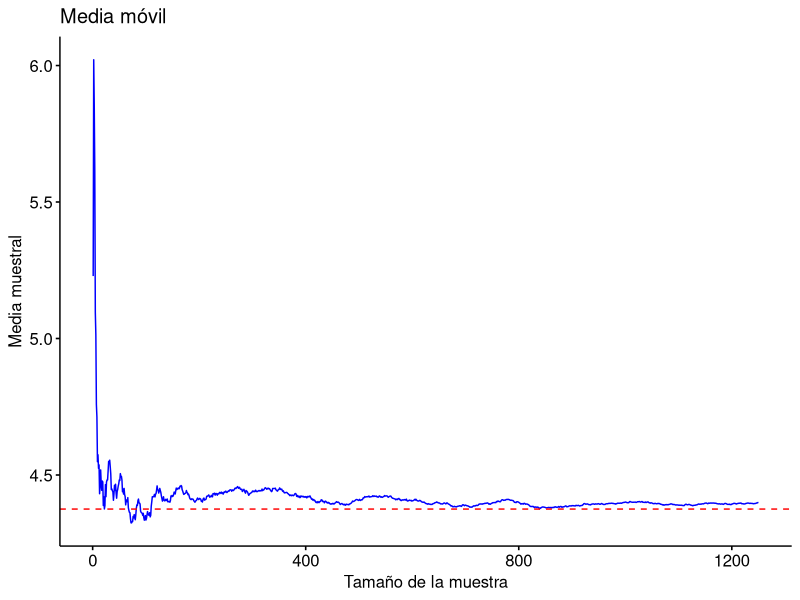
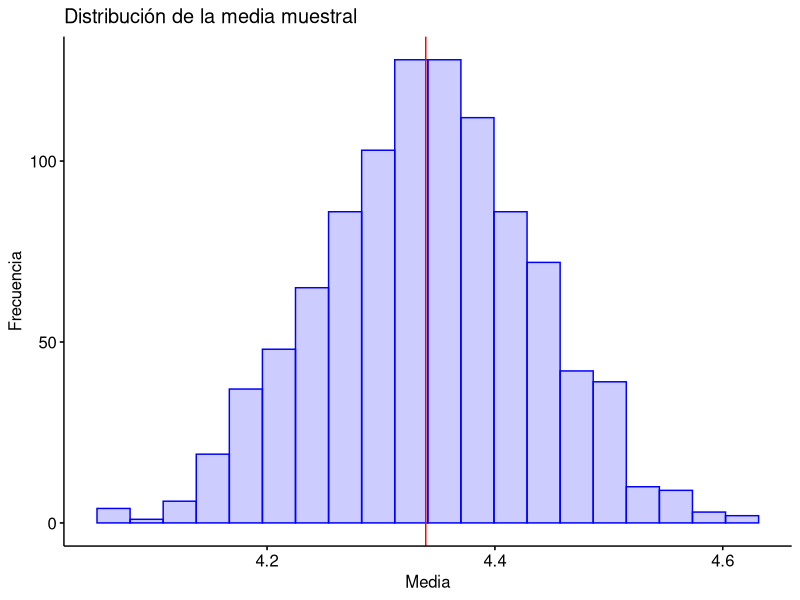
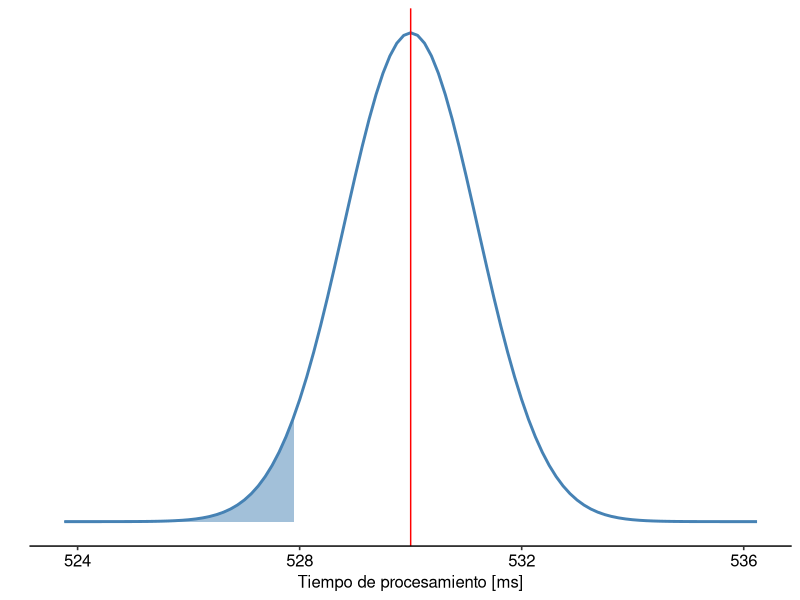

Here is the R script that generated these plots, in order: (Note: this script raises an error after producing the figures.)
 library(ggpubr) 
 library(ggplot2)
 # Establecer la semilla para generar números aleatorios.
 set.seed(9437)
 # Generar aleatoriamente una población de tamaño 1500
 # (en este caso, con una distribución cercana a la normal).
 poblacion <- rnorm(n = 1500, mean = 4.32, sd = 0.98)
  # Calcular la media de la población.
  media_poblacion <- mean(poblacion)
  cat("Media de la población:", media_poblacion, "\n")
  # Tomar una muestra de tamaño 1250.
  tamano_muestra <- 1250
 muestra <- sample(poblacion , tamano_muestra)
  # Calcular
  # 1, 2, 3,
  n <- seq(along = muestra)
  media <- cumsum(muestra) / n
 #las medias acumuladas
  # Crear una matriz de datos con los tamaños y las medias muestrales.
  datos <- data.frame(n, media)
  # Graficar las medias muestrales.
  g <- ggline(data = datos ,
        x= "n",
        y= "media",
        plot_type = "l",
        color = "blue",
        main = "Media móvil",
        xlab = "Tamaño de la muestra", ylab = "Media muestral")
# Añadir
g <- g +geom_hline(aes(yintercept = media_poblacion), color = "red", linetype = 2)
print(g)



 # Establecer la semilla para generar números aleatorios.
 set.seed(94)
 # Generar aleatoriamente una población de tamaño 1500
 # (en este caso, con una distribución cercana a la normal).
 poblacion <- rnorm(n = 1500, mean = 4.32, sd = 0.98)
 # Calcular la media de la población.
 media_poblacion <- mean(poblacion)
 cat("Media de la población:", media_poblacion, "\n")
 # Tomar 1000 muestras de tamaño 100. Quedan almacenadas
 # como una matriz donde cada columna es una muestra.
  tamano_muestra <- 100
  repeticiones <- 1000
 
  muestras <- replicate(repeticiones ,
                          sample(poblacion ,
                                 tamano_muestra))
  # Calcular medias muestrales y almacenar los resultados
  # en forma de data frame.
  medias <- colMeans(muestras)
  medias <- as.data.frame(medias)
  g2<-gghistogram(data = medias , x = "medias",
                  bins = 20,
                  title = "Distribución de la media muestral", xlab = "Media",
                  ylab = "Frecuencia",
                  color = "blue",
                  fill = "blue",
                  alpha = 0.2)
  g2 <- g2+ geom_vline(aes(xintercept = media_poblacion),color = "red", linetype = 1)
  print(g2)

  
  set.seed(872)
  media_poblacion_antiguo <- 530 
  media_muestra_nuevo <- 527.9 
  desv_est <- 48
  n <- 1600
  error_est <- desv_est / sqrt(n)
  x <- seq(media_poblacion_antiguo - 5.2 * error_est, media_poblacion_antiguo 
           + 5.2 * error_est, 0.01)
  y <- dnorm(x, mean = media_poblacion_antiguo, sd = error_est)
  datos <- data.frame(x, y)
  # Graficar la muestra.
  g <- ggplot(data = datos, aes(x))
  g <- g + stat_function(fun = dnorm,
                         args = list(mean = media_poblacion_antiguo ,
                                     sd = error_est), colour = "steelblue", size = 1)
  g <- g + ylab("")
  g <- g + scale_y_continuous(breaks = NULL)
  g <- g + scale_x_continuous(name = "Tiempo de procesamiento [ms]") 
  g <- g + theme_pubr()
  # Colorear el área igual o menor que la media observada.
  g <- g + geom_area(data = subset(datos,
                                   x < media_muestra_nuevo),
                     aes(y = y),
                     colour = "steelblue", fill = "steelblue", alpha = 0.5)
  # Agregar una línea vertical para el valor nulo.
  g <- g + geom_vline(aes(xintercept = media_poblacion_antiguo), color = "red", linetype = 1)
  print(g)
  # Calcular el valor Z para la muestra.
  Z <- (media_muestra_nuevo - media_poblacion_antiguo) / error_est
  # Calcular el valor p.
  p_1 <- pnorm(Z, lower.tail = TRUE)
  cat("Valor p: ", p_1, "\n")
  # También se puede calcular el valor p directamente a partir de la
  # distribución muestral definida por el valor nulo y el error
  # estándar.
  p_2 <- pnorm(media_muestra_nuevo, mean = media_poblacion_antiguo, sd = est_err)
  cat("Valor p: ", p_2)
  
  
  
  # Generar una muestra donde la media cumpla con la hipótesis nula.
  set.seed(208)
  media_poblacion_antiguo <- 530 
  media_muestra_nuevo <- 527.9 
  desv_est <- 48
  n <- 1600
  error_est <- desv_est / sqrt(n)
  x <- seq(media_poblacion_antiguo - 5.2 * error_est, media_poblacion_antiguo 
           + 5.2 * error_est, 0.01)
  y <- dnorm(x,
             mean = media_poblacion_antiguo ,
             sd = error_est) 
  dataframe <- data.frame(x, y)
  # Graficar la muestra.
  g <- ggplot(data = dataframe, aes(x))
  g <- g + stat_function(fun = dnorm,
                         args = list(mean = media_poblacion_antiguo ,
                                     sd = error_est), colour = "steelblue", size = 1)
  g <- g + ylab("")
  g <- g + scale_y_continuous(breaks = NULL)
  g <- g + scale_x_continuous(name = "Tiempo de procesamiento [ms]")
  g <- g + theme_pubr()
  # Colorear el área igual o menor que la media observada.
  g <- g + geom_area(data = subset(dataframe,
                                   x < media_muestra_nuevo),
                     aes(y = y),
                     colour = "steelblue", fill = "steelblue", alpha = 0.5)
  # Calcular el área bajo la cola inferior.
  area_inferior <- pnorm(media_muestra_nuevo,
                         mean  = media_poblacion_antiguo , sd=desv_est)
  
  corte_x <- qnorm(1 - area_inferior ,
          mean = media_poblacion_antiguo , sd = desv_est)
  g <- g + geom_area(data = subset(dataframe,
                                 x > corte_x),
                   aes(y = y),
                   colour = "steelblue", fill = "steelblue",alpha = 0.5)
  g <- g + geom_vline(aes(xintercept = media_poblacion_antiguo),
                     color = "red", linetype = 1)
  print(g)
  Z <- (media_muestra_nuevo - media_poblacion_antiguo) / error_est
  p <- 2 * pnorm(Z, lower.tail = TRUE)
  cat("Valor p: ", p)
  
  
  
  
  
  
  
  
  